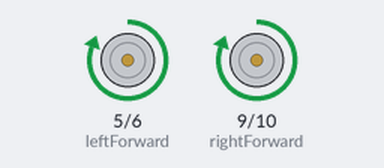
Simulated run of this sketch. Board: Arduino Uno, built with avr-gcc and run on an emulated ATmega328P. Shown: motor-driver pin pairs drawn as motors (green arrow = first pin HIGH = forward, orange = second pin HIGH = backward, longer = more drive). What the sketch prints to the serial monitor is not drawn.

Above: at 1.2 s.
At 3.7 s:
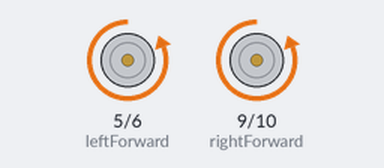
At 5.5 s:
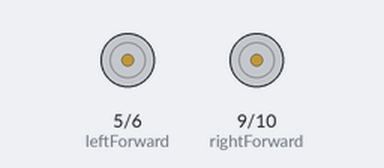
At 9.2 s:
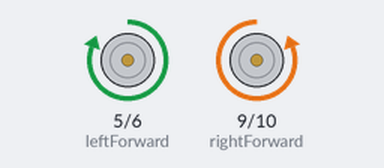
Timing chart, 0 to 12.4 s (numbered marks = the images above):
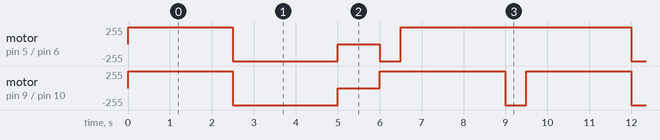

Measured:
- by itself, motor on pin 5 (leftForward) / pin 6 (leftReverse): repeats every 9.5 s: backward 255/255 2.5 s, stopped 1.0 s, backward 255/255 0.50 s, forward 255/255 5.5 s
- by itself, motor on pin 9 (rightForward) / pin 10 (rightReverse): repeats every 9.5 s: backward 255/255 2.5 s, stopped 1.0 s, forward 255/255 3.0 s, backward 255/255 0.50 s, forward 255/255 2.5 s

The sketch:

Motors_Test.ino
```cpp
// Obstacle Avoidence Robot
// Motors Test
// Author: J. Martin 4/4/2023

#define leftForward 5    // Motor B pins
#define leftReverse 6
#define rightForward 9   // Motor A pins
#define rightReverse 10

int speedy = 255;        // Global variable for speed
int turnTime = 500;      // Global varible for turn time

void setup() {

  pinMode( leftForward, OUTPUT );
  pinMode( leftReverse, OUTPUT );
  pinMode( rightForward, OUTPUT );
  pinMode( rightReverse, OUTPUT );

  digitalWrite( leftForward, LOW );
  digitalWrite( leftReverse, LOW );
  digitalWrite( rightForward, LOW );
  digitalWrite( rightReverse, LOW );

  Serial.begin( 9600 );
  Serial.println("Starting motor test...");

}

void loop() {

  moveForward( speedy );
  delay( 2500 );
  moveReverse( speedy );
  delay( 2500 );
  moveStop( );
  delay( 1000 );
  left90( speedy );
  delay( turnTime );
  moveForward( speedy );
  delay( 2500 );
  right90( speedy );
  delay( turnTime );

}

void moveForward( int x ) {

  analogWrite( leftForward, x );
  analogWrite( leftReverse, 0 );
  analogWrite( rightForward, x );
  analogWrite( rightReverse, 0 );

}

void moveReverse( int x ) {

  analogWrite( leftForward, 0 );
  analogWrite( leftReverse, x );
  analogWrite( rightForward, 0 );
  analogWrite( rightReverse, x );

}

void moveStop( ) {

  analogWrite( leftForward, 0 );
  analogWrite( leftReverse, 0 );
  analogWrite( rightForward, 0 );
  analogWrite( rightReverse, 0 );

}

void left90( int x ) {

  analogWrite( leftForward, 0 );
  analogWrite( leftReverse, x );
  analogWrite( rightForward, x );
  analogWrite( rightReverse, 0 );

}

void right90( int x ) {

  analogWrite( leftForward, x );
  analogWrite( leftReverse, 0 );
  analogWrite( rightForward, 0 );
  analogWrite( rightReverse, x );

}
```
